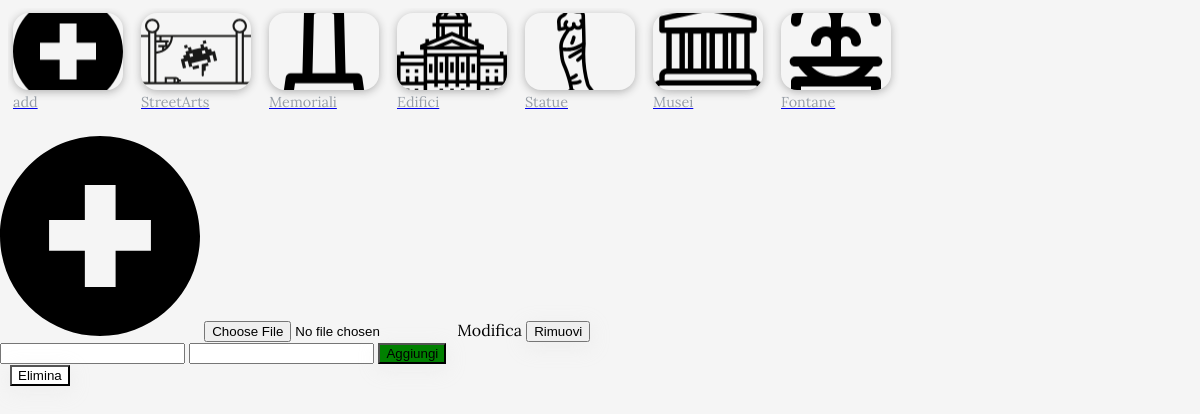
Screenshot of /admin/editType.php with the database file from the repository.
### tables this page shows
CREATE TABLE tipo(
    `id` int PRIMARY KEY AUTO_INCREMENT,
    `description` varchar(255),
    `name` varchar(255),
    `image` varchar(255)
);

### admin/editType.php (the view, shortened to what this page needs)
<?php
    $conn = new mysqli("localhost", "root", "");
    $conn->query("USE Last");
    if(!empty($_GET["ldi"])){
        $query = "SELECT * FROM tipo WHERE tipo.id = ".$_GET["ldi"];
        $result = $conn->query($query);
        if($result->num_rows <= 0){
            header("Location: editType.php");
            $conn->close();
            exit();
        }
        $ldi = $result->fetch_assoc();
        $img = "../assets/mapsIcon/".$ldi["image"];
        $name = $ldi["name"];
        $id = $ldi["id"];
        $description = $ldi["description"];
      }
    else{
    $img = "../assets/add.svg";
        $name = "";
        $id = "new";
        $description = "";
    }
?>
<!DOCTYPE html>
<html lang="en">
   <head>
        <link rel="stylesheet" href="../css/navBar.css">
        <link rel="stylesheet" href="../css/cardsMenu.css">
        <link rel="stylesheet" href="../css/textFormat.css">
        <link rel="stylesheet" href="../css/imageGallery.css">
        <link rel="stylesheet" href="../css/components.css">
    </head>
    <body>
    <div class="leftScrollMenu">
            <?php
                $query = "SELECT * FROM tipo";
                $result = $conn->query($query);
                echo  '
                <a href="editType.php">
                    <div class="item">
                        <div class="menuImage image" style="background-image: url(../assets/add.svg);">
                        </div>
                        <div class="bottomText">
                            <span class="smallText">add</span>
                        </div>
                    </div>
                    </a>';
                if($result->num_rows > 0){
                    while($row = $result->fetch_assoc()){
                        echo  '
                        <a href="editType.php?ldi='.$row["id"].'">
                            <div class="item">
                                <div class="menuImage image" style="background-image: url(../assets/mapsIcon/'.$row["image"].');">
                                </div>
                                <div class="bottomText">
                                    <span class="smallText">'.$row["name"].'</span>
                                </div>
                            </div>
                            </a>';
                    }
                }
            ?>
        </div>
        <form id="pform" action="access/editTypeDB.php" method="POST" enctype="multipart/form-data">
            <img width="200" height="200" src="<?php echo $img; ?>" class="profilePhotoBig">
            <label class="photoBtn" for="apply"><input class="inPhoto" type="file" name="pfile" id="apply" accept="image/*">Modifica</label>
            <button type="submit" name="change" value="False" class="photoBtn removeBtn">Rimuovi</button>
        </form>
        <form action="access/editTypeDB.php" method="POST">
            <input type="text" name="name" value="<?php echo $name;?>">
            <input type="text" name="description" value="<?php echo $description;?>">
                <?php
                    if(!empty($_GET["ldi"])){
                        echo '<button type="submit" name="change" value="True" class="logbtn">Salva le modifiche</button>';
                    }
                    else{
                        echo '<button style="background-color: green;" type="submit" name="change" value="add" class="logbtn">Aggiungi</button>';
                    }
                ?>
        </form>
        <form action="access/editTypeDB.php" method="POST">
            <button type="submit" class="itemNumber formBtn" name="del" value="<?php echo $id;?>" style="background-color: white; margin-left:10px;">
                Elimina
            </button>
        </form>
    </body>
</html>

### css/navBar.css (style rules this page uses)
body { margin: 0; background-color: #F5F5F5; font-family: 'Lora', sans-serif; }
body { -ms-overflow-style: none; scrollbar-width: none; }

### css/cardsMenu.css (style rules this page uses)
.image { background-size: cover; background-repeat: no-repeat; background-position: center; }
.leftScrollMenu { margin-left: auto; margin-right: auto; width: auto; max-width: 100%; background-color: transparent; display: flex; gap: 0.5rem; overflow:scroll; margin: 0.5rem; }
.item { min-width: 110px; height: 110px; display: flex; flex-direction: column; justify-content: center; align-items: center; background-color: transparent; cursor: pointer; position: relative; margin: 5px; }
.menuImage { height: 70%; width: 100%; border-radius: 1rem; box-shadow: 0px 2px 8px 0px #b3b3b3;; }
.bottomText { height: 30%; width: 100%; display: flex; }

### css/textFormat.css (style rules this page uses)
.smallText { font-weight: 400; font-size: 0.9rem; color: #979EA6; margin-top: 3px; }
::placeholder { color: black; opacity: 1; font-weight: lighter; }

### css/components.css (style rules this page uses)
button { box-shadow: 0px 5px 20px rgba(219, 219, 219, 0.25); }

### rows the page displays
tipo: image (picture), name "StreetArts"
tipo: image (picture), name "Memoriali"
tipo: image (picture), name "Edifici"
tipo: image (picture), name "Statue"
tipo: image (picture), name "Musei"
tipo: image (picture), name "Fontane"
